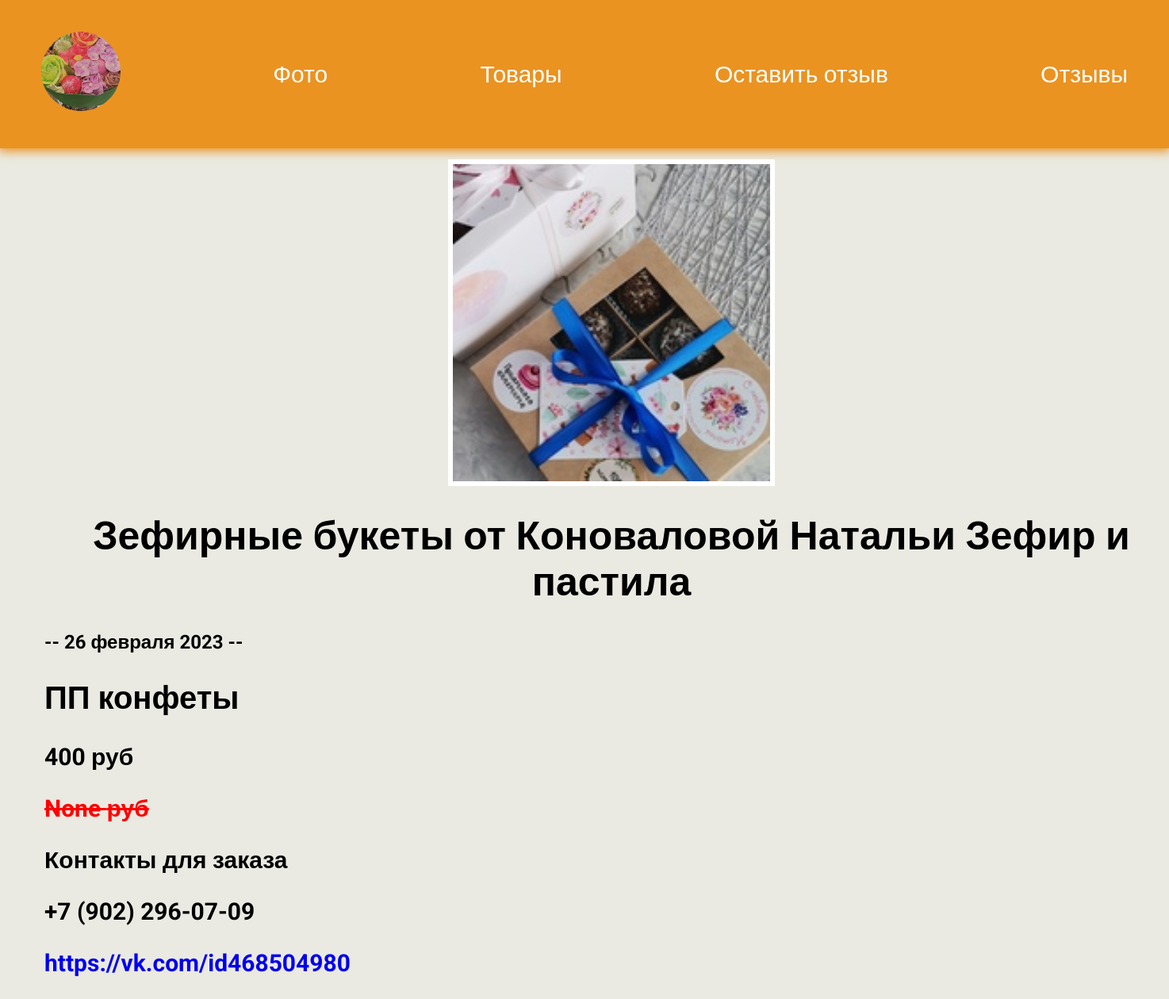
Screenshot of /product/32/ with the database file from the repository.
### product/models.py (models this page shows, shortened)
class Product(models.Model):
    title = models.CharField(max_length=200, null=True, blank=True)
    name = models.CharField(max_length=200, null=True, blank=True)
    date = models.DateField()
    image = models.ImageField(upload_to='web/images/')
    new_price = models.IntegerField(default=0, null=True, blank=True)
    old_price = models.IntegerField(default=0, null=True, blank=True)

### product/views.py (the view)
# urls.py: path("<int:product_id>/", views.detail, name='detail'),
def detail(request, product_id):
    product = get_object_or_404(Product, pk=product_id)
    return render(request, 'product/details.html', {'product': product})

### product/templates/product/details.html
{% extends 'web/base.html' %}
{% load static %}
{% block content %}
<div class="detail">
    <img src="{{ product.image.url }}" alt="">
    <h1>{{ product.title }}</h1>
    <h2>-- {{ product.date|date:'j E Y' }} --</h2>
    <h2 class="name">{{ product.name }}</h2>
    <p>{{ product.new_price }} руб</p>
    <p class="old_price">{{ product.old_price }} руб</p>
    <p>Контакты для заказа</p>
    <p>+7 (902) 296-07-09</p>
    <a href="https://vk.com/id468504980" target="_blank">
        <p>https://vk.com/id468504980</p>
    </a>
</div>
{% endblock %}

### web/static/css/style.css (style rules this page uses)
body { font-family: 'Roboto',sans-serif; padding: 0; margin: 0; background:rgb(234, 234, 226); }
h1 { text-align: center; font-size: 50px; }
.detail { width: 1430px; margin: 4px; }
.detail img { width: 400px; height: 400px; display: block; margin: 0 auto; border: 6px solid #FFF; text-align: center; object-fit: cover; }
.detail p { font-weight: bold; font-size: 30px; }
.old_price { color: red; text-decoration: line-through; }
.name { font-size: 40px; }

### web/templates/web/base.html (style rules this page uses)
a { text-decoration:none; }

### rows the page displays
Product: image (picture), title "Зефирные букеты от Коноваловой Натальи Зефир и пастила", date "26 февраля 2023", name "ПП конфеты", new_price "400", old_price "None"
